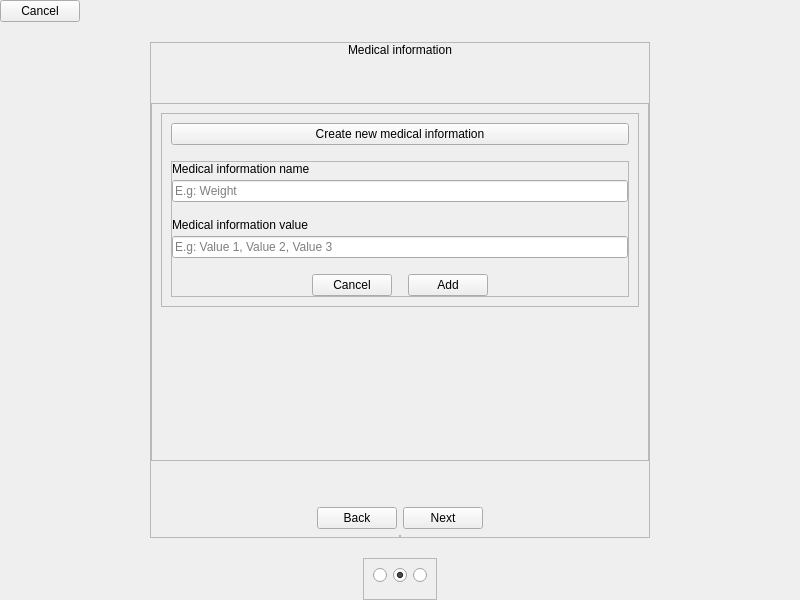
<?xml version="1.0" encoding="UTF-8"?>
<ui version="4.0">
 <class>upsert_patient_mi</class>
 <widget class="QWidget" name="upsert_patient_mi">
  <property name="enabled">
   <bool>true</bool>
  </property>
  <property name="geometry">
   <rect>
    <x>0</x>
    <y>0</y>
    <width>800</width>
    <height>600</height>
   </rect>
  </property>
  <property name="windowTitle">
   <string>Loggin</string>
  </property>
  <property name="styleSheet">
   <string notr="true"/>
  </property>
  <layout class="QVBoxLayout" name="verticalLayout">
   <property name="spacing">
    <number>0</number>
   </property>
   <property name="leftMargin">
    <number>0</number>
   </property>
   <property name="topMargin">
    <number>0</number>
   </property>
   <property name="rightMargin">
    <number>0</number>
   </property>
   <property name="bottomMargin">
    <number>0</number>
   </property>
   <item>
    <layout class="QHBoxLayout" name="ly_navigator">
     <property name="spacing">
      <number>0</number>
     </property>
     <property name="topMargin">
      <number>0</number>
     </property>
     <item>
      <widget class="NavigatorButton" name="bt_cancel">
       <property name="text">
        <string>Cancel</string>
       </property>
      </widget>
     </item>
     <item>
      <spacer name="horizontalSpacer">
       <property name="orientation">
        <enum>Qt::Horizontal</enum>
       </property>
       <property name="sizeHint" stdset="0">
        <size>
         <width>40</width>
         <height>20</height>
        </size>
       </property>
      </spacer>
     </item>
    </layout>
   </item>
   <item>
    <spacer name="verticalSpacer_3">
     <property name="orientation">
      <enum>Qt::Vertical</enum>
     </property>
     <property name="sizeType">
      <enum>QSizePolicy::Fixed</enum>
     </property>
     <property name="sizeHint" stdset="0">
      <size>
       <width>20</width>
       <height>20</height>
      </size>
     </property>
    </spacer>
   </item>
   <item alignment="Qt::AlignHCenter">
    <widget class="QFrame" name="c_center">
     <property name="minimumSize">
      <size>
       <width>500</width>
       <height>450</height>
      </size>
     </property>
     <property name="frameShape">
      <enum>QFrame::StyledPanel</enum>
     </property>
     <property name="frameShadow">
      <enum>QFrame::Raised</enum>
     </property>
     <layout class="QVBoxLayout" name="verticalLayout_2">
      <property name="leftMargin">
       <number>0</number>
      </property>
      <property name="topMargin">
       <number>0</number>
      </property>
      <property name="rightMargin">
       <number>0</number>
      </property>
      <property name="bottomMargin">
       <number>0</number>
      </property>
      <item alignment="Qt::AlignHCenter">
       <widget class="Label" name="lb_title">
        <property name="text">
         <string>Medical information</string>
        </property>
       </widget>
      </item>
      <item>
       <spacer name="verticalSpacer_2">
        <property name="orientation">
         <enum>Qt::Vertical</enum>
        </property>
        <property name="sizeType">
         <enum>QSizePolicy::Fixed</enum>
        </property>
        <property name="sizeHint" stdset="0">
         <size>
          <width>20</width>
          <height>40</height>
         </size>
        </property>
       </spacer>
      </item>
      <item>
       <widget class="QScrollArea" name="scrollArea">
        <property name="widgetResizable">
         <bool>true</bool>
        </property>
        <widget class="QWidget" name="c_medical_information">
         <property name="geometry">
          <rect>
           <x>0</x>
           <y>0</y>
           <width>496</width>
           <height>343</height>
          </rect>
         </property>
         <layout class="QVBoxLayout" name="verticalLayout_3">
          <property name="spacing">
           <number>30</number>
          </property>
          <item>
           <layout class="QVBoxLayout" name="ly_medical_information">
            <property name="spacing">
             <number>16</number>
            </property>
           </layout>
          </item>
          <item alignment="Qt::AlignBottom">
           <widget class="QFrame" name="c_create_new_mi">
            <property name="frameShape">
             <enum>QFrame::StyledPanel</enum>
            </property>
            <property name="frameShadow">
             <enum>QFrame::Raised</enum>
            </property>
            <layout class="QVBoxLayout" name="verticalLayout_4">
             <property name="spacing">
              <number>16</number>
             </property>
             <item>
              <widget class="Button" name="bt_create_new_mi">
               <property name="text">
                <string>Create new medical information</string>
               </property>
              </widget>
             </item>
             <item>
              <widget class="QFrame" name="c_new_mi_content">
               <property name="frameShape">
                <enum>QFrame::StyledPanel</enum>
               </property>
               <property name="frameShadow">
                <enum>QFrame::Raised</enum>
               </property>
               <layout class="QVBoxLayout" name="verticalLayout_5">
                <property name="spacing">
                 <number>16</number>
                </property>
                <property name="leftMargin">
                 <number>0</number>
                </property>
                <property name="topMargin">
                 <number>0</number>
                </property>
                <property name="rightMargin">
                 <number>0</number>
                </property>
                <property name="bottomMargin">
                 <number>0</number>
                </property>
                <item>
                 <layout class="QVBoxLayout" name="ly_new_mi_name">
                  <property name="spacing">
                   <number>4</number>
                  </property>
                  <property name="topMargin">
                   <number>0</number>
                  </property>
                  <item>
                   <widget class="Label" name="lb_new_mi_name">
                    <property name="text">
                     <string>Medical information name</string>
                    </property>
                   </widget>
                  </item>
                  <item>
                   <widget class="LineEdit" name="i_new_mi_name">
                    <property name="placeholderText">
                     <string>E.g: Weight</string>
                    </property>
                   </widget>
                  </item>
                 </layout>
                </item>
                <item>
                 <layout class="QVBoxLayout" name="ly_new_mi_value">
                  <property name="spacing">
                   <number>4</number>
                  </property>
                  <property name="topMargin">
                   <number>0</number>
                  </property>
                  <item>
                   <widget class="Label" name="lb_new_mi_value">
                    <property name="text">
                     <string>Medical information value</string>
                    </property>
                   </widget>
                  </item>
                  <item>
                   <widget class="LineEdit" name="i_new_mi_value">
                    <property name="placeholderText">
                     <string>E.g: Value 1, Value 2, Value 3</string>
                    </property>
                   </widget>
                  </item>
                 </layout>
                </item>
                <item>
                 <layout class="QHBoxLayout" name="ly_new_mi_bt">
                  <property name="topMargin">
                   <number>0</number>
                  </property>
                  <item>
                   <spacer name="horizontalSpacer_2">
                    <property name="orientation">
                     <enum>Qt::Horizontal</enum>
                    </property>
                    <property name="sizeHint" stdset="0">
                     <size>
                      <width>40</width>
                      <height>20</height>
                     </size>
                    </property>
                   </spacer>
                  </item>
                  <item>
                   <widget class="Button" name="bt_cancel_new_mi">
                    <property name="text">
                     <string>Cancel</string>
                    </property>
                   </widget>
                  </item>
                  <item>
                   <widget class="Button" name="bt_add_new_mi">
                    <property name="text">
                     <string>Add</string>
                    </property>
                   </widget>
                  </item>
                  <item>
                   <spacer name="horizontalSpacer_3">
                    <property name="orientation">
                     <enum>Qt::Horizontal</enum>
                    </property>
                    <property name="sizeHint" stdset="0">
                     <size>
                      <width>40</width>
                      <height>20</height>
                     </size>
                    </property>
                   </spacer>
                  </item>
                 </layout>
                </item>
               </layout>
              </widget>
             </item>
            </layout>
           </widget>
          </item>
          <item>
           <spacer name="verticalSpacer_5">
            <property name="orientation">
             <enum>Qt::Vertical</enum>
            </property>
            <property name="sizeHint" stdset="0">
             <size>
              <width>20</width>
              <height>40</height>
             </size>
            </property>
           </spacer>
          </item>
         </layout>
        </widget>
       </widget>
      </item>
      <item>
       <spacer name="verticalSpacer">
        <property name="orientation">
         <enum>Qt::Vertical</enum>
        </property>
        <property name="sizeType">
         <enum>QSizePolicy::Fixed</enum>
        </property>
        <property name="sizeHint" stdset="0">
         <size>
          <width>20</width>
          <height>40</height>
         </size>
        </property>
       </spacer>
      </item>
      <item>
       <layout class="QHBoxLayout" name="horizontalLayout_2">
        <property name="topMargin">
         <number>0</number>
        </property>
        <item>
         <spacer name="horizontalSpacer_4">
          <property name="orientation">
           <enum>Qt::Horizontal</enum>
          </property>
          <property name="sizeHint" stdset="0">
           <size>
            <width>40</width>
            <height>20</height>
           </size>
          </property>
         </spacer>
        </item>
        <item>
         <widget class="Button" name="bt_back">
          <property name="text">
           <string>Back</string>
          </property>
         </widget>
        </item>
        <item>
         <widget class="Button" name="bt_next">
          <property name="text">
           <string>Next</string>
          </property>
         </widget>
        </item>
        <item>
         <spacer name="horizontalSpacer_5">
          <property name="orientation">
           <enum>Qt::Horizontal</enum>
          </property>
          <property name="sizeHint" stdset="0">
           <size>
            <width>40</width>
            <height>20</height>
           </size>
          </property>
         </spacer>
        </item>
       </layout>
      </item>
      <item alignment="Qt::AlignHCenter">
       <widget class="QFrame" name="c_buttons">
        <property name="frameShape">
         <enum>QFrame::StyledPanel</enum>
        </property>
        <property name="frameShadow">
         <enum>QFrame::Raised</enum>
        </property>
        <layout class="QHBoxLayout" name="horizontalLayout_3">
         <property name="leftMargin">
          <number>0</number>
         </property>
         <property name="topMargin">
          <number>0</number>
         </property>
         <property name="rightMargin">
          <number>0</number>
         </property>
         <property name="bottomMargin">
          <number>0</number>
         </property>
        </layout>
       </widget>
      </item>
     </layout>
    </widget>
   </item>
   <item>
    <spacer name="verticalSpacer_4">
     <property name="orientation">
      <enum>Qt::Vertical</enum>
     </property>
     <property name="sizeType">
      <enum>QSizePolicy::Fixed</enum>
     </property>
     <property name="sizeHint" stdset="0">
      <size>
       <width>20</width>
       <height>20</height>
      </size>
     </property>
    </spacer>
   </item>
   <item alignment="Qt::AlignHCenter|Qt::AlignVCenter">
    <widget class="QFrame" name="c_rb_views">
     <property name="frameShape">
      <enum>QFrame::StyledPanel</enum>
     </property>
     <property name="frameShadow">
      <enum>QFrame::Raised</enum>
     </property>
     <layout class="QHBoxLayout" name="horizontalLayout_4">
      <property name="bottomMargin">
       <number>16</number>
      </property>
      <item>
       <widget class="QRadioButton" name="i_upsert_patient_view">
        <property name="text">
         <string/>
        </property>
       </widget>
      </item>
      <item>
       <widget class="QRadioButton" name="i_upsert_patient_mi_view">
        <property name="text">
         <string/>
        </property>
        <property name="checked">
         <bool>true</bool>
        </property>
       </widget>
      </item>
      <item>
       <widget class="QRadioButton" name="i_upsert_patient_preview_view">
        <property name="text">
         <string/>
        </property>
       </widget>
      </item>
     </layout>
    </widget>
   </item>
  </layout>
 </widget>
 <customwidgets>
  <customwidget>
   <class>Label</class>
   <extends>QLabel</extends>
   <header>.promoted.label</header>
  </customwidget>
  <customwidget>
   <class>NavigatorButton</class>
   <extends>QPushButton</extends>
   <header location="global">.promoted.navigator_button</header>
  </customwidget>
  <customwidget>
   <class>LineEdit</class>
   <extends>QLineEdit</extends>
   <header>.promoted.line_edit</header>
  </customwidget>
  <customwidget>
   <class>Button</class>
   <extends>QPushButton</extends>
   <header>.promoted.button</header>
  </customwidget>
 </customwidgets>
 <resources/>
 <connections/>
</ui>
